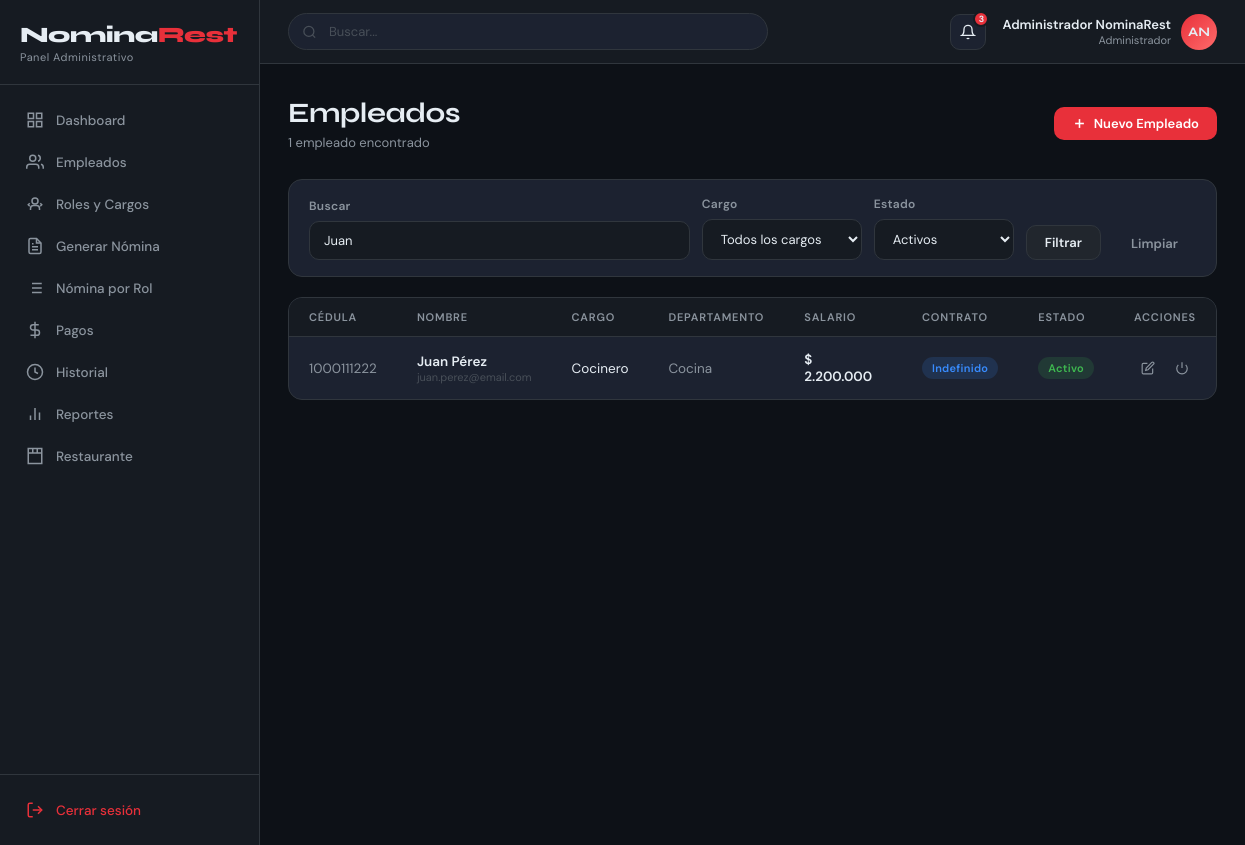
Screenshot of /modules/empleados/lista.php?buscar=Juan (signed in) with the database file from the repository.
### tables this page shows
CREATE TABLE empleados (
    id INT AUTO_INCREMENT PRIMARY KEY,
    cedula VARCHAR(20) NOT NULL UNIQUE,
    nombres VARCHAR(100) NOT NULL,
    apellidos VARCHAR(100) NOT NULL,
    email VARCHAR(150),
    telefono VARCHAR(20),
    cargo_id INT NOT NULL,
    fecha_ingreso DATE NOT NULL,
    salario DECIMAL(15,2) NOT NULL,
    tipo_contrato ENUM('indefinido','fijo','temporal','obra') DEFAULT 'indefinido',
    cuenta_bancaria VARCHAR(50),
    banco VARCHAR(100),
    activo TINYINT(1) DEFAULT 1,
    created_at TIMESTAMP DEFAULT CURRENT_TIMESTAMP,
    FOREIGN KEY (cargo_id) REFERENCES cargos(id)
);

CREATE TABLE cargos (
    id INT AUTO_INCREMENT PRIMARY KEY,
    nombre VARCHAR(100) NOT NULL,
    descripcion TEXT,
    salario_base DECIMAL(15,2) NOT NULL DEFAULT 0,
    departamento VARCHAR(100),
    activo TINYINT(1) DEFAULT 1,
    created_at TIMESTAMP DEFAULT CURRENT_TIMESTAMP
);

### includes/auth.php (called while the page is built, shortened)
<?php
function formatCOP($valor) {
    return '$ ' . number_format($valor, 0, ',', '.');
}

### modules/empleados/lista.php (the view, shortened to what this page needs)
<?php
require_once __DIR__ . '/../../includes/auth.php';
$db = getDB();
$buscar  = trim($_GET['buscar'] ?? '');
$filtroE = $_GET['estado'] ?? 'activo';
$where = ['1=1'];
$params = [];
if ($buscar) {
    $where[] = "(e.nombres LIKE ? OR e.apellidos LIKE ? OR e.cedula LIKE ?)";
    $params = array_merge($params, ["%$buscar%", "%$buscar%", "%$buscar%"]);
}
if ($filtroE === 'activo')   { $where[] = "e.activo = 1"; }
$sql = "SELECT e.*, c.nombre as cargo_nombre, c.departamento
        FROM empleados e
        JOIN cargos c ON e.cargo_id = c.id
        WHERE " . implode(' AND ', $where) . "
        ORDER BY e.nombres, e.apellidos";
$stmt = $db->prepare($sql);
$stmt->execute($params);
$empleados = $stmt->fetchAll();
include __DIR__ . '/../../includes/header.php';
?>
<div class="page-header" style="display:flex;align-items:center;justify-content:space-between;flex-wrap:wrap;gap:12px">
  <div>
    <h1 class="page-title">Empleados</h1>
    <p class="page-subtitle"><?= count($empleados) ?> empleado<?= count($empleados) !== 1 ? 's' : '' ?> encontrado<?= count($empleados) !== 1 ? 's' : '' ?></p>
  </div>
  <button class="btn btn-primary" onclick="abrirModalCrear()">
    <svg width="15" height="15" viewBox="0 0 24 24" fill="none" stroke="currentColor" stroke-width="2.5"><line x1="12" y1="5" x2="12" y2="19"/><line x1="5" y1="12" x2="19" y2="12"/></svg>
    Nuevo Empleado
  </button>
</div>
<div class="card mb-16" style="margin-bottom:20px">
  <div class="card-body" style="padding:16px 20px">
    <form method="GET" style="display:flex;gap:12px;flex-wrap:wrap;align-items:flex-end">
      <div class="form-group" style="margin:0;flex:1;min-width:200px">
        <label class="form-label">Buscar</label>
        <input type="text" name="buscar" class="form-control" placeholder="Nombre, apellido o cédula..." value="<?= htmlspecialchars($buscar) ?>">
      </div>
      <div class="form-group" style="margin:0;min-width:160px">
        <label class="form-label">Cargo</label>
        <select name="cargo" class="form-control">
          <option value="">Todos los cargos</option>
        </select>
      </div>
      <div class="form-group" style="margin:0;min-width:140px">
        <label class="form-label">Estado</label>
        <select name="estado" class="form-control">
          <option value="activo"  <?= $filtroE === 'activo'   ? 'selected' : '' ?>>Activos</option>
        </select>
      </div>
      <button type="submit" class="btn btn-secondary">Filtrar</button>
      <a href="?" class="btn btn-ghost">Limpiar</a>
    </form>
  </div>
</div>
<div class="card">
  <div class="card-body table-wrap">
    <?php if (empty($empleados)): ?>
      <div class="empty-state">
        <svg viewBox="0 0 24 24" fill="none" stroke="currentColor" stroke-width="1.5"><path d="M17 21v-2a4 4 0 0 0-4-4H5a4 4 0 0 0-4 4v2"/><circle cx="9" cy="7" r="4"/></svg>
        <p>No se encontraron empleados</p>
      </div>
    <?php else: ?>
    <table>
      <thead>
        <tr>
          <th>Cédula</th>
          <th>Nombre</th>
          <th>Cargo</th>
          <th>Departamento</th>
          <th>Salario</th>
          <th>Contrato</th>
          <th>Estado</th>
          <th style="text-align:center">Acciones</th>
        </tr>
      </thead>
      <tbody>
        <?php foreach ($empleados as $e): ?>
        <tr>
          <td class="text-muted"><?= htmlspecialchars($e['cedula']) ?></td>
          <td>
            <div class="fw-600"><?= htmlspecialchars($e['nombres'] . ' ' . $e['apellidos']) ?></div>
            <?php if ($e['email']): ?>
            <div style="font-size:11px;color:var(--text-muted)"><?= htmlspecialchars($e['email']) ?></div>
            <?php endif; ?>
          </td>
          <td><?= htmlspecialchars($e['cargo_nombre']) ?></td>
          <td class="text-muted"><?= htmlspecialchars($e['departamento']) ?></td>
          <td class="fw-600"><?= formatCOP($e['salario']) ?></td>
          <td>
            <?php $contratos = ['indefinido'=>'Indefinido','fijo'=>'Fijo','temporal'=>'Temporal','obra'=>'Por obra']; ?>
            <span class="badge badge-blue"><?= $contratos[$e['tipo_contrato']] ?? $e['tipo_contrato'] ?></span>
          </td>
          <td>
            <span class="badge <?= $e['activo'] ? 'badge-green' : 'badge-red' ?>">
              <?= $e['activo'] ? 'Activo' : 'Inactivo' ?>
            </span>
          </td>
          <td style="text-align:center">
            <div style="display:flex;gap:6px;justify-content:center">
              <button class="btn btn-ghost btn-icon btn-sm" title="Editar" onclick="editarEmpleado(<?= $e['id'] ?>)">
                <svg width="14" height="14" viewBox="0 0 24 24" fill="none" stroke="currentColor" stroke-width="2"><path d="M11 4H4a2 2 0 0 0-2 2v14a2 2 0 0 0 2 2h14a2 2 0 0 0 2-2v-7"/><path d="M18.5 2.5a2.121 2.121 0 0 1 3 3L12 15l-4 1 1-4 9.5-9.5z"/></svg>
              </button>
              <button class="btn btn-ghost btn-icon btn-sm" title="<?= $e['activo'] ? 'Desactivar' : 'Activar' ?>" onclick="toggleEstado(<?= $e['id'] ?>, <?= $e['activo'] ?>)">
                <svg width="14" height="14" viewBox="0 0 24 24" fill="none" stroke="currentColor" stroke-width="2"><path d="M18.36 6.64a9 9 0 1 1-12.73 0"/><line x1="12" y1="2" x2="12" y2="12"/></svg>
              </button>
            </div>
          </td>
        </tr>
        <?php endforeach; ?>
      </tbody>
    </table>
    <?php endif; ?>
  </div>
</div>
<?php include __DIR__ . '/../../includes/footer.php'; ?>

### assets/css/app.css (style rules this page uses)
:root { --bg-primary: #0d1117; --bg-secondary: #161b22; --bg-card: #1c2230; --bg-hover: #21262d; --border: #30363d; --border-light: #21262d; --text-primary: #e6edf3; --text-secondary:#8b949e; --text-muted: #484f58; --accent-red: #e8303a; --accent-red-dim:#c0272f; --accent-green: #3fb950; --accent-yellow: #d29922; --accent-blue: #388bfd; --accent-purple: #bc8cff; --sidebar-w: 260px; --header-h: 64px; --radius-sm: 6px; --radius-md: 10px; --radius-lg: 14px; --shadow-card: 0 4px 20px rgba(0,0,0,0.4); --shadow-hover: 0 8px 30px rgba(0,0,0,0.5); }
*, *::before, *::after { box-sizing: border-box; margin: 0; padding: 0; }
html { font-size: 14px; scroll-behavior: smooth; }
body { font-family: 'DM Sans', sans-serif; background: var(--bg-primary); color: var(--text-primary); min-height: 100vh; overflow-x: hidden; }
.page-header { margin-bottom: 28px; }
.page-title { font-family: 'Syne', sans-serif; font-size: 28px; font-weight: 700; letter-spacing: -0.5px; }
.page-subtitle { color: var(--text-secondary); font-size: 13px; margin-top: 4px; }
.card { background: var(--bg-card); border: 1px solid var(--border); border-radius: var(--radius-lg); overflow: hidden; }
.card-body { padding: 0; }
.table-wrap { overflow-x: auto; }
table { width: 100%; border-collapse: collapse; }
thead th { padding: 12px 20px; text-align: left; font-size: 11px; font-weight: 600; text-transform: uppercase; letter-spacing: 0.8px; color: var(--text-secondary); border-bottom: 1px solid var(--border); background: var(--bg-secondary); }
tbody td { padding: 14px 20px; font-size: 13.5px; border-bottom: 1px solid var(--border-light); color: var(--text-primary); }
tbody tr:last-child td { border-bottom: none; }
.badge { display: inline-flex; align-items: center; padding: 4px 10px; border-radius: 50px; font-size: 11px; font-weight: 600; letter-spacing: 0.3px; }
.badge-green { background: rgba(63,185,80,0.15); color: var(--accent-green); }
.badge-blue { background: rgba(56,139,253,0.15); color: var(--accent-blue); }
.btn { display: inline-flex; align-items: center; gap: 7px; padding: 8px 18px; border-radius: var(--radius-md); font-size: 13px; font-weight: 600; font-family: 'DM Sans', sans-serif; cursor: pointer; transition: all 0.18s ease; text-decoration: none; border: none; outline: none; }
.btn-primary { background: var(--accent-red); color: #fff; }
.btn-secondary { background: var(--bg-hover); color: var(--text-primary); border: 1px solid var(--border); }
.btn-ghost { background: transparent; color: var(--text-secondary); }
.btn-sm { padding: 6px 12px; font-size: 12px; }
.btn-icon { padding: 7px; border-radius: var(--radius-sm); }
.form-group { margin-bottom: 18px; }
.form-label { display: block; font-size: 12px; font-weight: 600; letter-spacing: 0.3px; color: var(--text-secondary); margin-bottom: 7px; }
.form-control { width: 100%; background: var(--bg-secondary); border: 1px solid var(--border); border-radius: var(--radius-md); padding: 10px 14px; color: var(--text-primary); font-size: 13px; font-family: 'DM Sans', sans-serif; outline: none; transition: border-color 0.2s; }
.form-control::placeholder { color: var(--text-muted); }
select.form-control { cursor: pointer; }
.text-muted { color: var(--text-secondary); }
.fw-600 { font-weight: 600; }
.mb-16 { margin-bottom: 16px; }

### rows the page displays
empleados: cedula "1000111222", nombres+apellidos "Juan Pérez", email "juan.perez@email.com", cargo.nombre "Cocinero", cargo.departamento "Cocina", salario "$ 2.200.000", tipo_contrato "Indefinido", activo "Activo"

### other values shown
$userName "Administrador NominaRest"
$userRole "Administrador"
$initials "AN"
count($empleados) "1"
